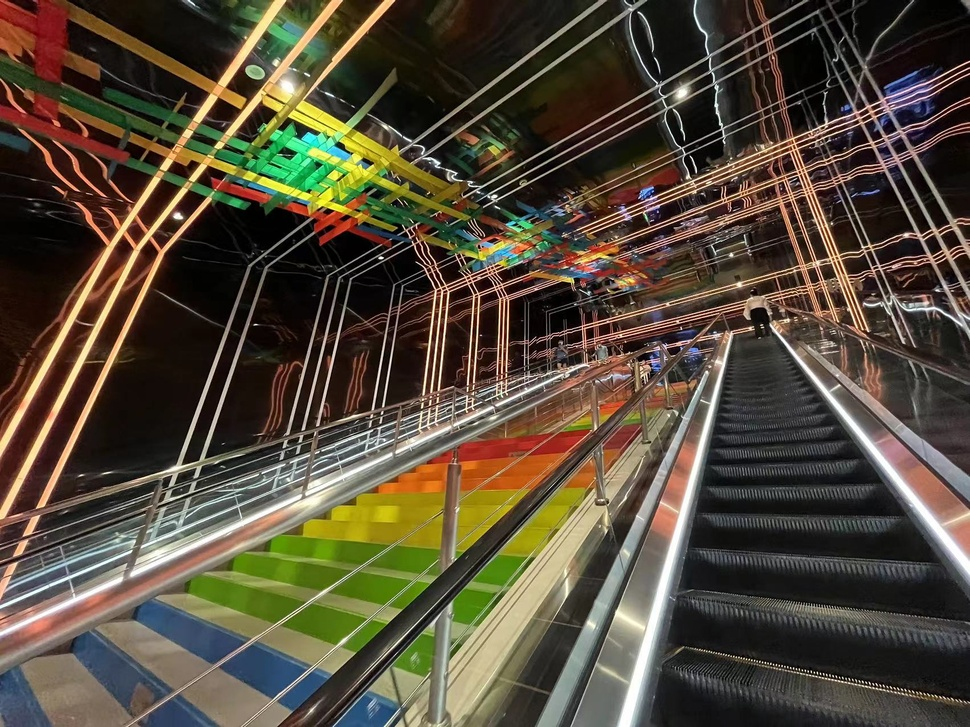
#> input picture 专业选修课/7.计算机视觉/code/4.jpg, 970 x 727 px, shrunk from 1702 x 1276 before the run, found by its file name
$ python Laplace.py   (older library calls are emulated)
#> lines starting #> are read from the running program, lines starting #| are printed output that depends on the picture
"""
Date:2022.10.5
Laplacian算子边缘检测
"""

import cv2
img = cv2.imread(
    'F:/Swu_Documents/3.2022-2023 Semester/1.2022.9-2023.2/cv/code/4.jpg', 0)
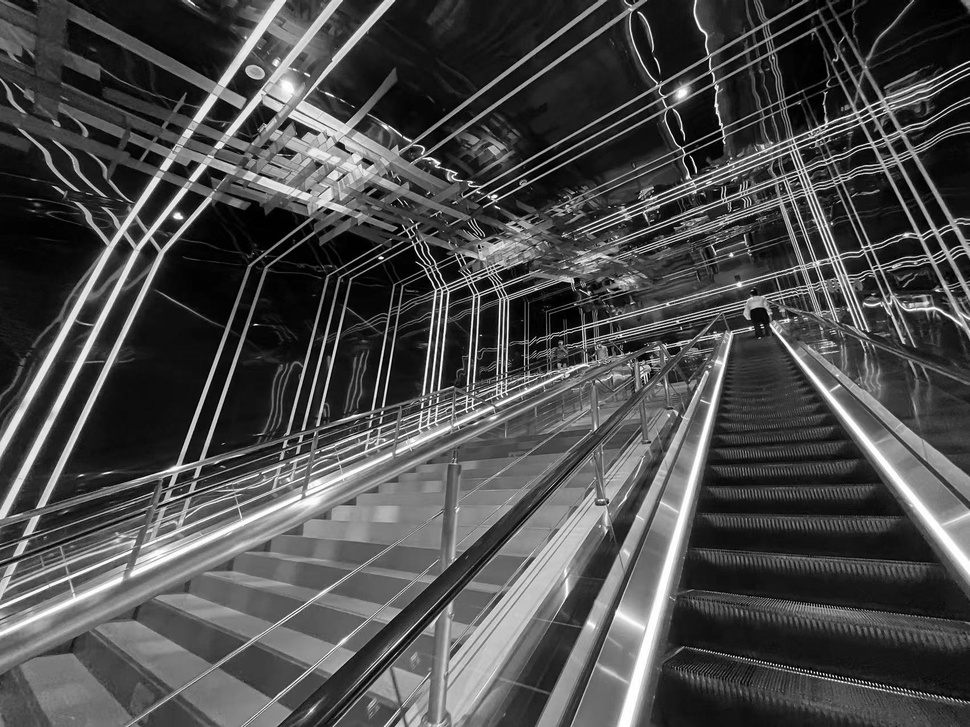
#> img: shape (727, 970); min 0, max 255, mean 75
cv2.imwrite("5_gray.png",img)
dst = cv2.Laplacian(img, cv2.CV_64F, ksize=3)
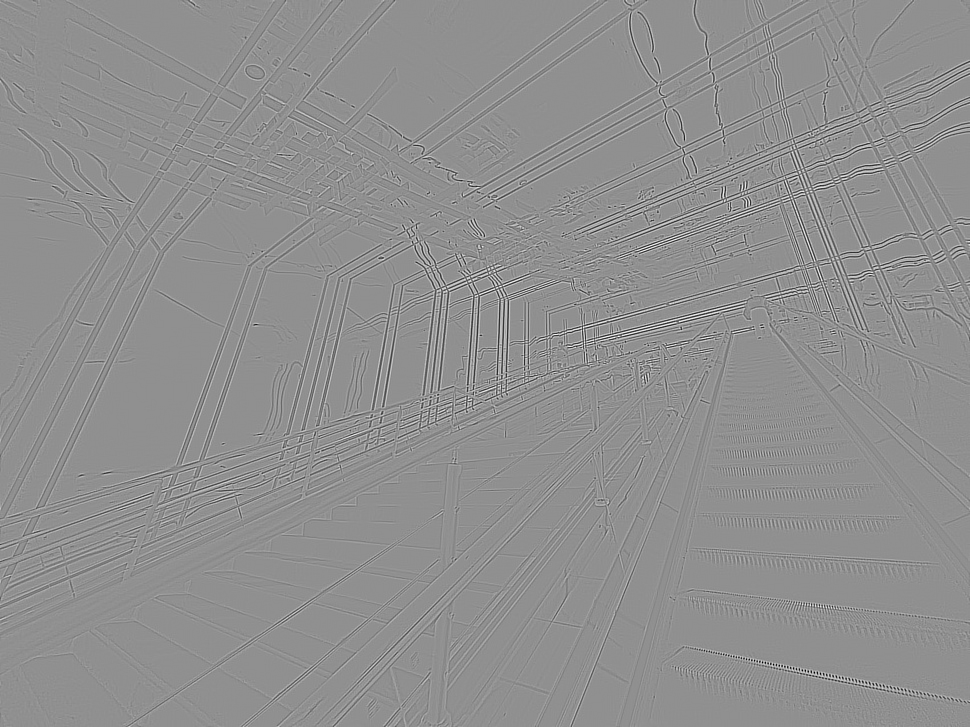
#> dst: shape (727, 970) float64; min -1774, max 1364, mean 0; drawn with min black and max white
Laplacian = cv2.convertScaleAbs(dst)
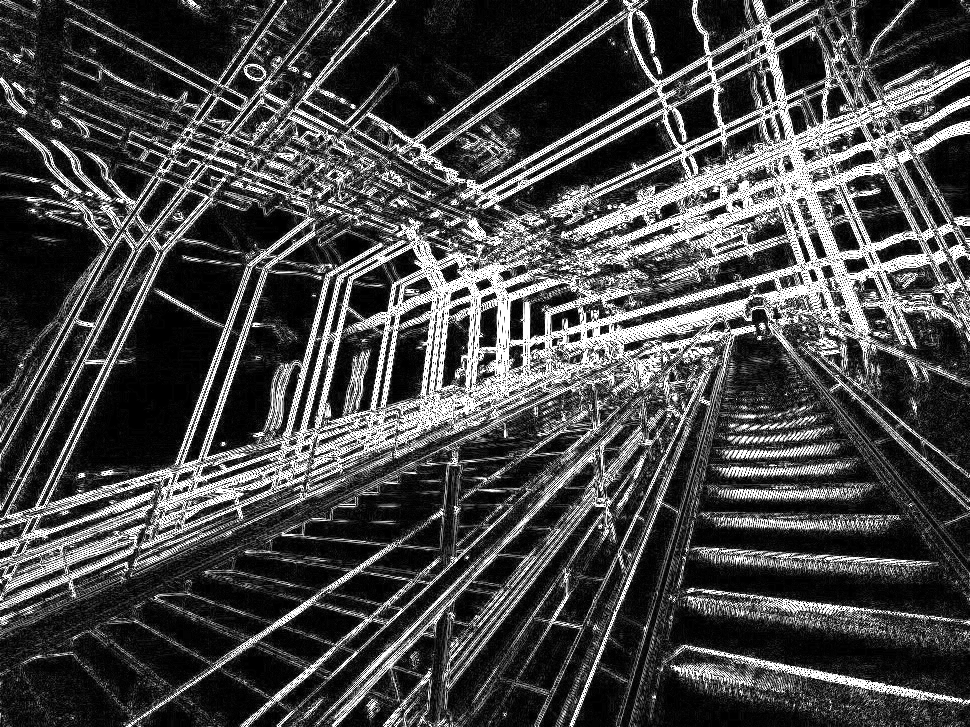
#> Laplacian: shape (727, 970); min 0, max 255, mean 71.7
cv2.imwrite("la.png",Laplacian)

$ run again, with 专业选修课/7.计算机视觉/code/1.jpg copied over 专业选修课/7.计算机视觉/code/4.jpg
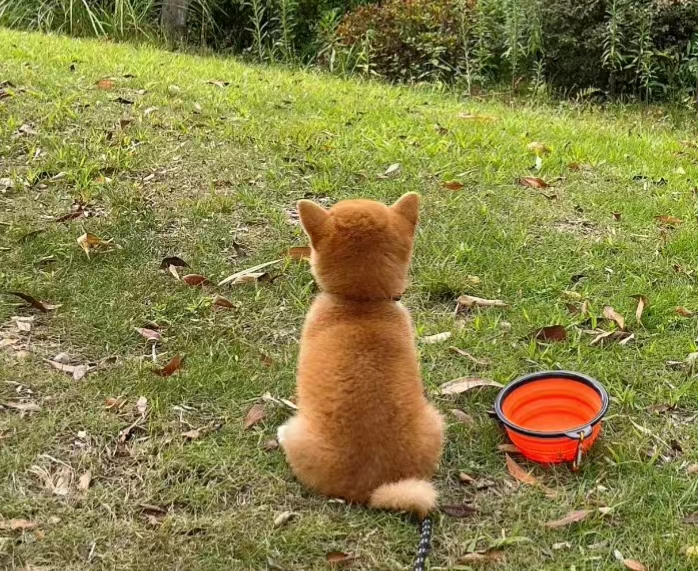
#> input picture 专业选修课/7.计算机视觉/code/1.jpg, 698 x 571 px, found by its file name
#> `dst = cv2.Laplacian(img, cv2.CV_64F, ksize=3)`:
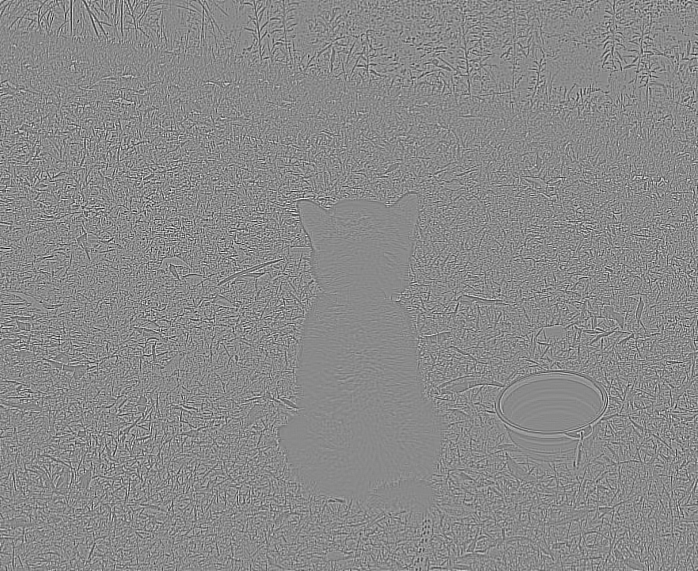
#> dst: shape (571, 698) float64; min -1192, max 1008, mean 0; drawn with min black and max white
#> `Laplacian = cv2.convertScaleAbs(dst)`:
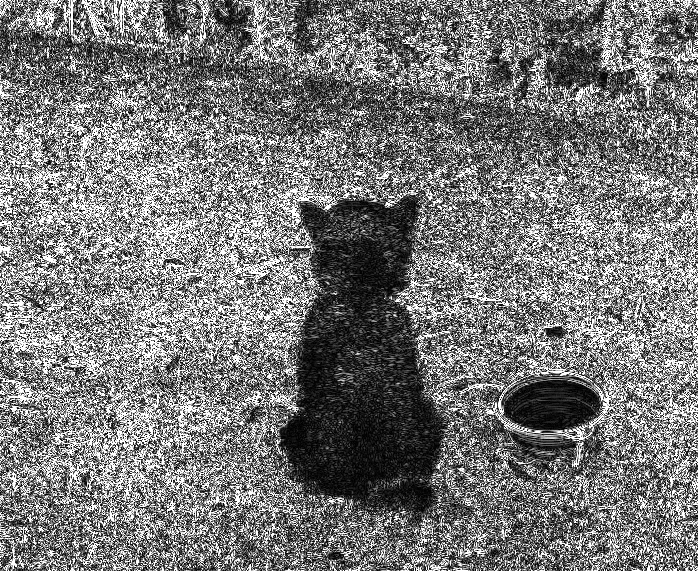
#> Laplacian: shape (571, 698); min 0, max 255, mean 120.4

$ run again, with 专业选修课/7.计算机视觉/code/3.jpg copied over 专业选修课/7.计算机视觉/code/4.jpg
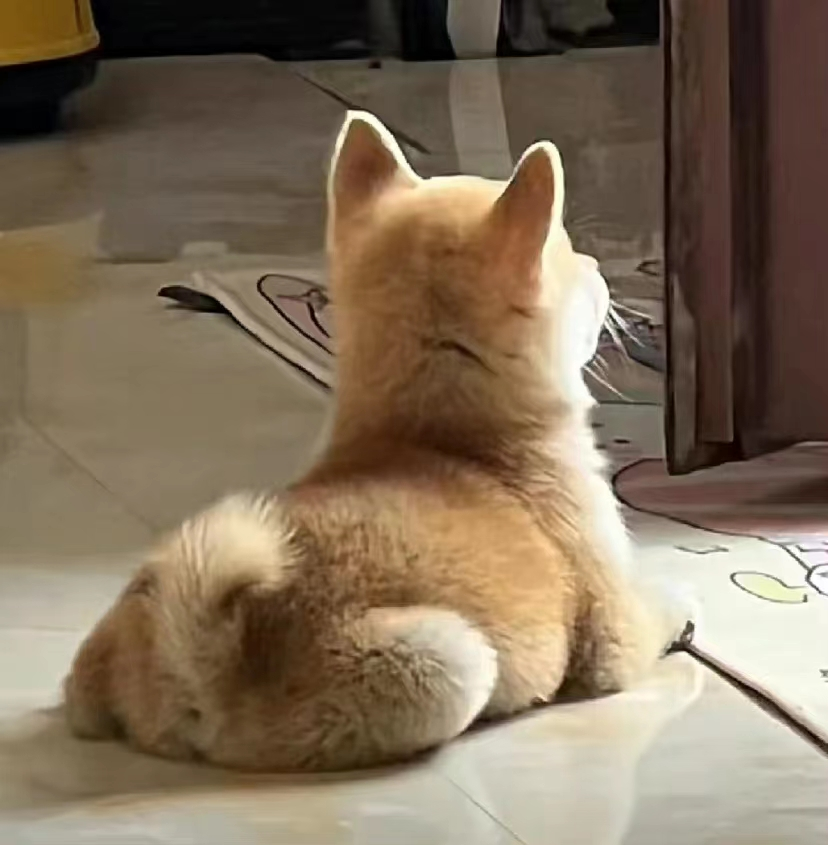
#> input picture 专业选修课/7.计算机视觉/code/3.jpg, 828 x 845 px, found by its file name
#> `dst = cv2.Laplacian(img, cv2.CV_64F, ksize=3)`:
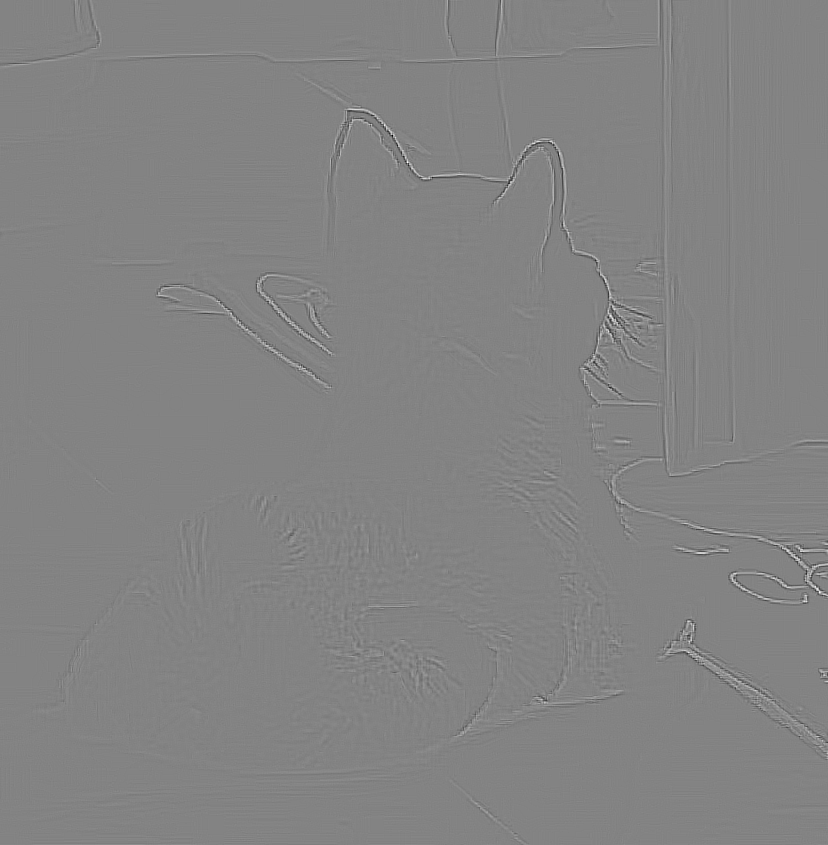
#> dst: shape (845, 828) float64; min -616, max 580, mean 0; drawn with min black and max white
#> `Laplacian = cv2.convertScaleAbs(dst)`:
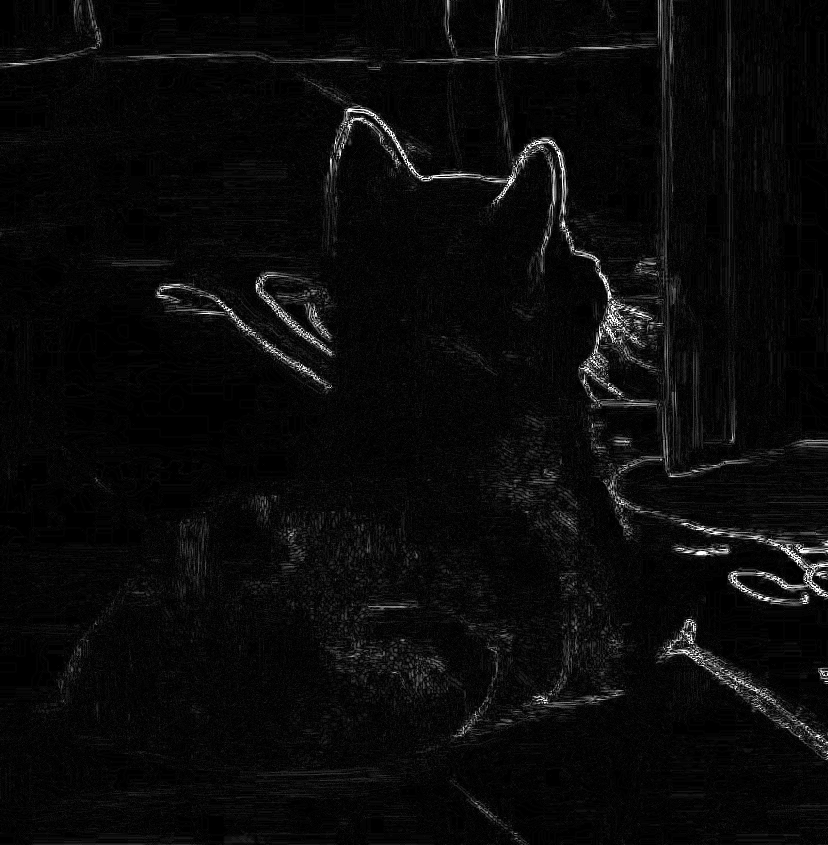
#> Laplacian: shape (845, 828); min 0, max 255, mean 10.1
